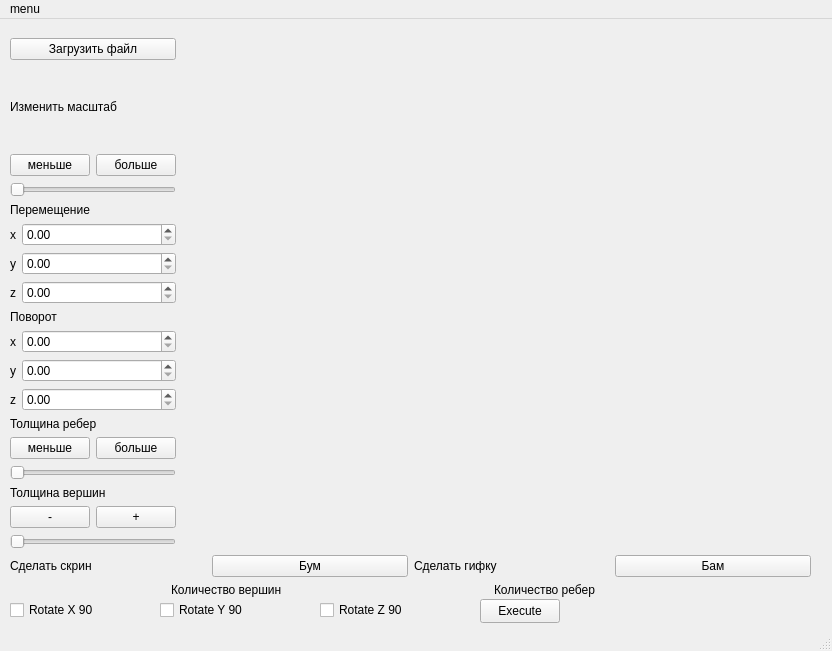
<?xml version="1.0" encoding="UTF-8"?>
<ui version="4.0">
 <class>MainWindow</class>
 <widget class="QMainWindow" name="MainWindow">
  <property name="geometry">
   <rect>
    <x>0</x>
    <y>0</y>
    <width>832</width>
    <height>651</height>
   </rect>
  </property>
  <property name="sizePolicy">
   <sizepolicy hsizetype="Preferred" vsizetype="Preferred">
    <horstretch>1</horstretch>
    <verstretch>1</verstretch>
   </sizepolicy>
  </property>
  <property name="windowTitle">
   <string>MainWindow</string>
  </property>
  <widget class="QWidget" name="centralwidget">
   <widget class="QWidget" name="formLayoutWidget">
    <property name="geometry">
     <rect>
      <x>10</x>
      <y>19</y>
      <width>801</width>
      <height>559</height>
     </rect>
    </property>
    <layout class="QFormLayout" name="formLayout">
     <item row="0" column="0">
      <layout class="QVBoxLayout" name="verticalLayout">
       <item>
        <widget class="QPushButton" name="fileInputButton">
         <property name="text">
          <string>Загрузить файл</string>
         </property>
        </widget>
       </item>
       <item>
        <layout class="QGridLayout" name="gridLayout_3">
         <item row="1" column="1">
          <widget class="QPushButton" name="scaleToLessButton">
           <property name="text">
            <string>меньше</string>
           </property>
          </widget>
         </item>
         <item row="0" column="1" colspan="2">
          <widget class="QLabel" name="label_7">
           <property name="text">
            <string>Изменить масштаб</string>
           </property>
          </widget>
         </item>
         <item row="1" column="2">
          <widget class="QPushButton" name="scaleToMoreButton">
           <property name="text">
            <string>больше</string>
           </property>
          </widget>
         </item>
         <item row="2" column="1" colspan="2">
          <widget class="QSlider" name="scaleSlider">
           <property name="orientation">
            <enum>Qt::Horizontal</enum>
           </property>
          </widget>
         </item>
         <item row="3" column="1" colspan="2">
          <layout class="QGridLayout" name="gridLayout_4">
           <item row="1" column="1">
            <widget class="QDoubleSpinBox" name="moveXDoubleSpinBox">
             <property name="sizePolicy">
              <sizepolicy hsizetype="Preferred" vsizetype="Maximum">
               <horstretch>0</horstretch>
               <verstretch>0</verstretch>
              </sizepolicy>
             </property>
            </widget>
           </item>
           <item row="2" column="1">
            <widget class="QDoubleSpinBox" name="moveYDoubleSpinBox">
             <property name="sizePolicy">
              <sizepolicy hsizetype="Preferred" vsizetype="Maximum">
               <horstretch>0</horstretch>
               <verstretch>0</verstretch>
              </sizepolicy>
             </property>
            </widget>
           </item>
           <item row="3" column="1">
            <widget class="QDoubleSpinBox" name="moveZDoubleSpinBox">
             <property name="sizePolicy">
              <sizepolicy hsizetype="Preferred" vsizetype="Maximum">
               <horstretch>0</horstretch>
               <verstretch>0</verstretch>
              </sizepolicy>
             </property>
            </widget>
           </item>
           <item row="1" column="0">
            <widget class="QLabel" name="label_9">
             <property name="sizePolicy">
              <sizepolicy hsizetype="Fixed" vsizetype="Minimum">
               <horstretch>0</horstretch>
               <verstretch>0</verstretch>
              </sizepolicy>
             </property>
             <property name="text">
              <string>x</string>
             </property>
            </widget>
           </item>
           <item row="0" column="0" colspan="2">
            <widget class="QLabel" name="label">
             <property name="sizePolicy">
              <sizepolicy hsizetype="Fixed" vsizetype="Fixed">
               <horstretch>0</horstretch>
               <verstretch>0</verstretch>
              </sizepolicy>
             </property>
             <property name="text">
              <string>Перемещение</string>
             </property>
            </widget>
           </item>
           <item row="2" column="0">
            <widget class="QLabel" name="label_11">
             <property name="sizePolicy">
              <sizepolicy hsizetype="Minimum" vsizetype="Preferred">
               <horstretch>0</horstretch>
               <verstretch>0</verstretch>
              </sizepolicy>
             </property>
             <property name="text">
              <string>y</string>
             </property>
            </widget>
           </item>
           <item row="3" column="0">
            <widget class="QLabel" name="label_12">
             <property name="sizePolicy">
              <sizepolicy hsizetype="Minimum" vsizetype="Preferred">
               <horstretch>0</horstretch>
               <verstretch>0</verstretch>
              </sizepolicy>
             </property>
             <property name="text">
              <string>z</string>
             </property>
            </widget>
           </item>
          </layout>
         </item>
        </layout>
       </item>
       <item>
        <layout class="QGridLayout" name="gridLayout_5">
         <item row="2" column="1">
          <widget class="QDoubleSpinBox" name="spinYdoubleSpinBox"/>
         </item>
         <item row="3" column="1">
          <widget class="QDoubleSpinBox" name="spinZdoubleSpinBox"/>
         </item>
         <item row="1" column="1">
          <widget class="QDoubleSpinBox" name="spinXdoubleSpinBox"/>
         </item>
         <item row="1" column="0">
          <widget class="QLabel" name="label_13">
           <property name="sizePolicy">
            <sizepolicy hsizetype="Fixed" vsizetype="Preferred">
             <horstretch>0</horstretch>
             <verstretch>0</verstretch>
            </sizepolicy>
           </property>
           <property name="text">
            <string>x</string>
           </property>
          </widget>
         </item>
         <item row="0" column="0" colspan="2">
          <widget class="QLabel" name="label_2">
           <property name="sizePolicy">
            <sizepolicy hsizetype="Fixed" vsizetype="Fixed">
             <horstretch>0</horstretch>
             <verstretch>0</verstretch>
            </sizepolicy>
           </property>
           <property name="text">
            <string>Поворот</string>
           </property>
          </widget>
         </item>
         <item row="2" column="0">
          <widget class="QLabel" name="label_14">
           <property name="sizePolicy">
            <sizepolicy hsizetype="Fixed" vsizetype="Preferred">
             <horstretch>0</horstretch>
             <verstretch>0</verstretch>
            </sizepolicy>
           </property>
           <property name="text">
            <string>y</string>
           </property>
          </widget>
         </item>
         <item row="3" column="0">
          <widget class="QLabel" name="label_15">
           <property name="sizePolicy">
            <sizepolicy hsizetype="Fixed" vsizetype="Preferred">
             <horstretch>0</horstretch>
             <verstretch>0</verstretch>
            </sizepolicy>
           </property>
           <property name="text">
            <string>z</string>
           </property>
          </widget>
         </item>
        </layout>
       </item>
       <item>
        <layout class="QGridLayout" name="gridLayout">
         <item row="0" column="1" colspan="2">
          <widget class="QLabel" name="label_3">
           <property name="sizePolicy">
            <sizepolicy hsizetype="Fixed" vsizetype="Fixed">
             <horstretch>0</horstretch>
             <verstretch>0</verstretch>
            </sizepolicy>
           </property>
           <property name="text">
            <string>Толщина ребер</string>
           </property>
          </widget>
         </item>
         <item row="4" column="1">
          <widget class="QPushButton" name="verticesThiknessLessButton">
           <property name="text">
            <string>-</string>
           </property>
          </widget>
         </item>
         <item row="1" column="1">
          <widget class="QPushButton" name="linesThiknessLessButton">
           <property name="sizePolicy">
            <sizepolicy hsizetype="Fixed" vsizetype="Fixed">
             <horstretch>0</horstretch>
             <verstretch>0</verstretch>
            </sizepolicy>
           </property>
           <property name="text">
            <string>меньше</string>
           </property>
          </widget>
         </item>
         <item row="1" column="2">
          <widget class="QPushButton" name="linesThiknessMoreButton">
           <property name="sizePolicy">
            <sizepolicy hsizetype="Fixed" vsizetype="Fixed">
             <horstretch>0</horstretch>
             <verstretch>0</verstretch>
            </sizepolicy>
           </property>
           <property name="text">
            <string>больше</string>
           </property>
          </widget>
         </item>
         <item row="2" column="1" colspan="2">
          <widget class="QSlider" name="linesThiknessSlider">
           <property name="orientation">
            <enum>Qt::Horizontal</enum>
           </property>
          </widget>
         </item>
         <item row="3" column="1" colspan="2">
          <widget class="QLabel" name="label_4">
           <property name="sizePolicy">
            <sizepolicy hsizetype="Fixed" vsizetype="Fixed">
             <horstretch>0</horstretch>
             <verstretch>0</verstretch>
            </sizepolicy>
           </property>
           <property name="text">
            <string>Толщина вершин</string>
           </property>
          </widget>
         </item>
         <item row="4" column="2">
          <widget class="QPushButton" name="verticesThiknessMoreButton">
           <property name="text">
            <string>+</string>
           </property>
          </widget>
         </item>
         <item row="5" column="1" colspan="2">
          <widget class="QSlider" name="verticesThiknessSlider">
           <property name="orientation">
            <enum>Qt::Horizontal</enum>
           </property>
          </widget>
         </item>
        </layout>
       </item>
      </layout>
     </item>
     <item row="0" column="1">
      <widget class="glview" name="myglwidget" native="true">
       <property name="sizePolicy">
        <sizepolicy hsizetype="Expanding" vsizetype="Expanding">
         <horstretch>0</horstretch>
         <verstretch>0</verstretch>
        </sizepolicy>
       </property>
       <property name="minimumSize">
        <size>
         <width>400</width>
         <height>400</height>
        </size>
       </property>
      </widget>
     </item>
     <item row="1" column="0" colspan="2">
      <layout class="QGridLayout" name="gridLayout_2">
       <item row="0" column="2">
        <widget class="QLabel" name="label_6">
         <property name="text">
          <string>Сделать гифку</string>
         </property>
        </widget>
       </item>
       <item row="0" column="3">
        <widget class="QPushButton" name="gifButton">
         <property name="text">
          <string>Бам</string>
         </property>
        </widget>
       </item>
       <item row="0" column="1">
        <widget class="QPushButton" name="screenshotButton">
         <property name="text">
          <string>Бум</string>
         </property>
        </widget>
       </item>
       <item row="0" column="0">
        <widget class="QLabel" name="label_5">
         <property name="text">
          <string>Сделать скрин</string>
         </property>
        </widget>
       </item>
      </layout>
     </item>
     <item row="2" column="0" colspan="2">
      <layout class="QHBoxLayout" name="horizontalLayout">
       <item>
        <widget class="QLabel" name="objnamelabel">
         <property name="text">
          <string/>
         </property>
        </widget>
       </item>
       <item>
        <widget class="QLabel" name="label_8">
         <property name="text">
          <string>Количество вершин</string>
         </property>
        </widget>
       </item>
       <item>
        <widget class="QLabel" name="verticesLabel">
         <property name="text">
          <string/>
         </property>
        </widget>
       </item>
       <item>
        <widget class="QLabel" name="label_10">
         <property name="text">
          <string>Количество ребер</string>
         </property>
        </widget>
       </item>
       <item>
        <widget class="QLabel" name="indicesLabel">
         <property name="text">
          <string/>
         </property>
        </widget>
       </item>
      </layout>
     </item>
    </layout>
   </widget>
   <widget class="QCheckBox" name="rotateXcheckBox">
    <property name="geometry">
     <rect>
      <x>10</x>
      <y>580</y>
      <width>121</width>
      <height>22</height>
     </rect>
    </property>
    <property name="text">
     <string>Rotate X 90</string>
    </property>
   </widget>
   <widget class="QPushButton" name="executeButton">
    <property name="geometry">
     <rect>
      <x>480</x>
      <y>580</y>
      <width>80</width>
      <height>24</height>
     </rect>
    </property>
    <property name="text">
     <string>Execute</string>
    </property>
   </widget>
   <widget class="QCheckBox" name="rotateYcheckBox">
    <property name="geometry">
     <rect>
      <x>320</x>
      <y>580</y>
      <width>91</width>
      <height>22</height>
     </rect>
    </property>
    <property name="text">
     <string>Rotate Z 90</string>
    </property>
   </widget>
   <widget class="QCheckBox" name="rotateZcheckBox">
    <property name="geometry">
     <rect>
      <x>160</x>
      <y>580</y>
      <width>91</width>
      <height>22</height>
     </rect>
    </property>
    <property name="text">
     <string>Rotate Y 90</string>
    </property>
   </widget>
  </widget>
  <widget class="QMenuBar" name="menubar">
   <property name="geometry">
    <rect>
     <x>0</x>
     <y>0</y>
     <width>832</width>
     <height>21</height>
    </rect>
   </property>
   <widget class="QMenu" name="menumenu">
    <property name="title">
     <string>menu</string>
    </property>
    <widget class="QMenu" name="menuSet_projection_type">
     <property name="title">
      <string>Set projection type</string>
     </property>
     <addaction name="action1"/>
     <addaction name="action2"/>
    </widget>
    <widget class="QMenu" name="menuEdges">
     <property name="title">
      <string>Edges</string>
     </property>
     <addaction name="actionsolid"/>
     <addaction name="actiondashed"/>
     <addaction name="separator"/>
     <addaction name="actioncolor"/>
    </widget>
    <widget class="QMenu" name="menuVertices">
     <property name="title">
      <string>Vertices</string>
     </property>
     <addaction name="actionNone"/>
     <addaction name="actionCircle"/>
     <addaction name="actionSquare"/>
     <addaction name="separator"/>
     <addaction name="actionSet_color"/>
    </widget>
    <widget class="QMenu" name="menuScrinshot_type">
     <property name="title">
      <string>Scrinshot type</string>
     </property>
     <addaction name="action_jpg"/>
     <addaction name="action_bpm"/>
    </widget>
    <addaction name="actionSet_background_color"/>
    <addaction name="menuSet_projection_type"/>
    <addaction name="menuEdges"/>
    <addaction name="menuVertices"/>
    <addaction name="menuScrinshot_type"/>
   </widget>
   <addaction name="menumenu"/>
  </widget>
  <widget class="QStatusBar" name="statusbar"/>
  <action name="actionSet_background_color">
   <property name="text">
    <string>Set background color</string>
   </property>
  </action>
  <action name="action1">
   <property name="text">
    <string>parallel</string>
   </property>
  </action>
  <action name="action2">
   <property name="text">
    <string>central</string>
   </property>
  </action>
  <action name="actionsolid">
   <property name="text">
    <string>solid</string>
   </property>
  </action>
  <action name="actiondashed">
   <property name="text">
    <string>dashed</string>
   </property>
  </action>
  <action name="actioncolor">
   <property name="text">
    <string>color</string>
   </property>
  </action>
  <action name="actionNone">
   <property name="text">
    <string>None</string>
   </property>
  </action>
  <action name="actionCircle">
   <property name="text">
    <string>Circle</string>
   </property>
  </action>
  <action name="actionSquare">
   <property name="text">
    <string>Square</string>
   </property>
  </action>
  <action name="actionSet_color">
   <property name="text">
    <string>Set color</string>
   </property>
  </action>
  <action name="action_jpg">
   <property name="text">
    <string>.jpg</string>
   </property>
  </action>
  <action name="action_bpm">
   <property name="checkable">
    <bool>false</bool>
   </property>
   <property name="text">
    <string>.bmp</string>
   </property>
  </action>
 </widget>
 <customwidgets>
  <customwidget>
   <class>glview</class>
   <extends>QWidget</extends>
   <header location="global">view/glview.h</header>
   <container>1</container>
  </customwidget>
 </customwidgets>
 <resources/>
 <connections/>
</ui>
